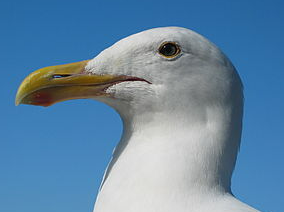
#> input picture img2.png, 284 x 212 px
$ python -i PositionImageProcessing.py   (imports and definitions only)
#> lines starting #> are read from the running program, lines starting #| are printed output that depends on the picture; after the words box and inside, x2 and y2 are one past the last pixel; in counts of white or black regions, pixels touching at a corner belong together
import cv2
import matplotlib.pyplot as plt


class PositionImageProcessing:
    def __init__(self, imagePath):
        self.imagePath = imagePath

    def getROI(self):
        # image = cv2.imread("C:/Users/Vibrant/Desktop/openCV/positions/image0.tif", cv2.IMREAD_COLOR)
        image = cv2.imread(self.imagePath, cv2.IMREAD_COLOR)
#> image is the input picture: shape (212, 284, 3); mean B, G, R 164.7, 134.8, 98.7
        # print("image shape : " + str(image.shape))
        gray = cv2.cvtColor(image, cv2.COLOR_BGR2GRAY)
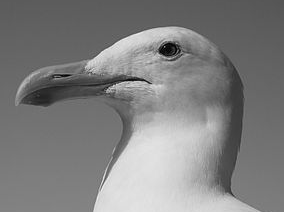
#> gray: shape (212, 284); min 0, max 242, mean 127.4
        blur = cv2.GaussianBlur(gray, (5, 5),cv2.BORDER_DEFAULT)
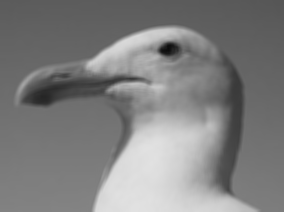
#> blur: shape (212, 284); min 11, max 225, mean 127.4
        ret, thresh = cv2.threshold(blur, 255 * 0.24, 255,cv2.THRESH_BINARY_INV)
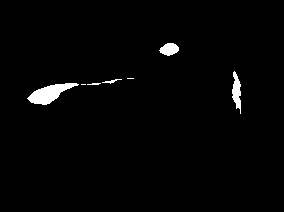
#> thresh: shape (212, 284); 1.7% white; 7 white regions (2 under 20 px)
#> ret = 61
        contours, hierarchies = cv2.findContours( thresh, cv2.RETR_LIST, cv2.CHAIN_APPROX_SIMPLE)
#> contours = 7 contours, 4 with area under 20; largest, box (x1, y1, x2, y2) and area: (27, 83, 79, 105) 501, (232, 71, 241, 114) 187, (159, 43, 179, 56) 160
        return image,contours

    # [77 lines left out: functions getCenterPointsOfROI, checkWithinDistance, contains, drawCenterPoints, showImage, not called in this run]


# p = PositionImageProcessing("C:/Users/Vibrant/Desktop/openCV/positions/image0.tif")

# ROI_chip_idx_and_center,missing_chip_centers = p.position_image_process()

>>> result = PositionImageProcessing('../img2.png').getROI()
